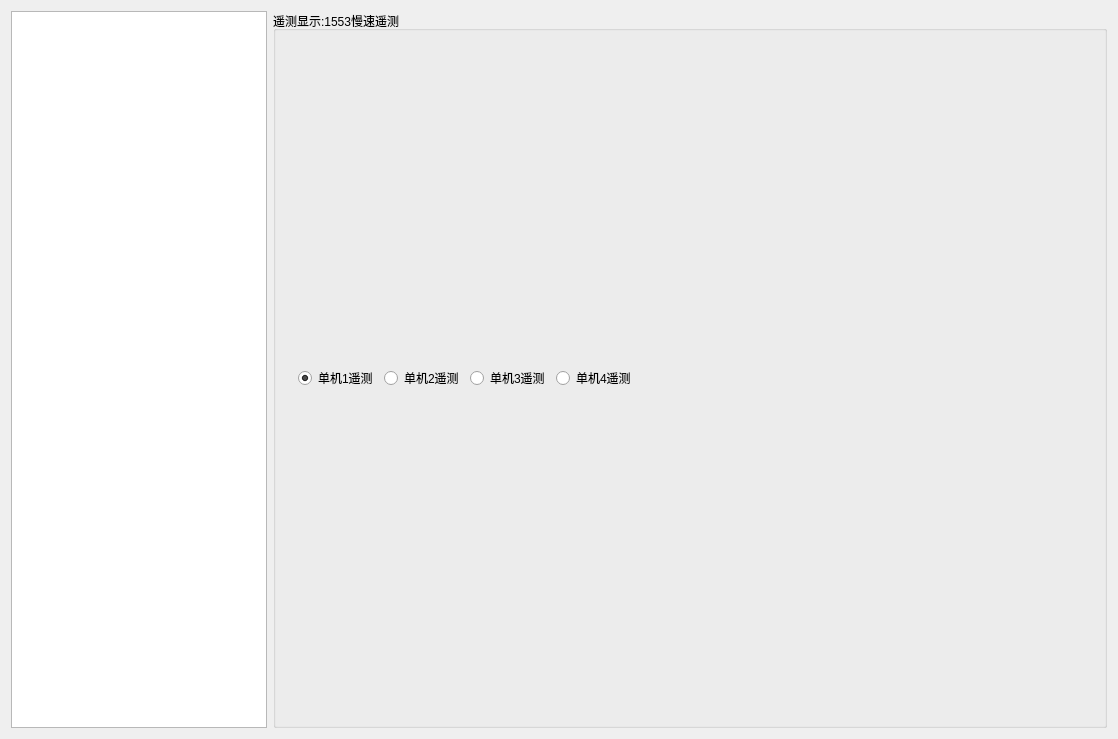
<?xml version="1.0" encoding="UTF-8"?>
<ui version="4.0">
 <class>YcView</class>
 <widget class="QWidget" name="YcView">
  <property name="geometry">
   <rect>
    <x>0</x>
    <y>0</y>
    <width>1118</width>
    <height>739</height>
   </rect>
  </property>
  <property name="sizePolicy">
   <sizepolicy hsizetype="Maximum" vsizetype="Maximum">
    <horstretch>0</horstretch>
    <verstretch>0</verstretch>
   </sizepolicy>
  </property>
  <property name="windowTitle">
   <string>Form</string>
  </property>
  <layout class="QHBoxLayout" name="horizontalLayout" stretch="0,5">
   <item>
    <widget class="QTreeView" name="m_yctree_list">
     <property name="maximumSize">
      <size>
       <width>16777215</width>
       <height>16777215</height>
      </size>
     </property>
    </widget>
   </item>
   <item>
    <widget class="QGroupBox" name="groupBox_ycname">
     <property name="sizePolicy">
      <sizepolicy hsizetype="Expanding" vsizetype="Expanding">
       <horstretch>0</horstretch>
       <verstretch>0</verstretch>
      </sizepolicy>
     </property>
     <property name="title">
      <string>遥测显示:1553慢速遥测</string>
     </property>
     <layout class="QGridLayout" name="gridLayout" rowstretch="0,20">
      <item row="0" column="0">
       <layout class="QHBoxLayout" name="horizontalLayout_2">
        <property name="sizeConstraint">
         <enum>QLayout::SetDefaultConstraint</enum>
        </property>
        <item>
         <widget class="QLabel" name="label">
          <property name="text">
           <string/>
          </property>
         </widget>
        </item>
        <item>
         <widget class="QRadioButton" name="radioButton_dj1YC">
          <property name="text">
           <string>单机1遥测</string>
          </property>
          <property name="checked">
           <bool>true</bool>
          </property>
         </widget>
        </item>
        <item>
         <widget class="QRadioButton" name="radioButton_dj2YC">
          <property name="text">
           <string>单机2遥测</string>
          </property>
         </widget>
        </item>
        <item>
         <widget class="QRadioButton" name="radioButton_dj3YC">
          <property name="text">
           <string>单机3遥测</string>
          </property>
         </widget>
        </item>
        <item>
         <widget class="QRadioButton" name="radioButton_dj4YC">
          <property name="text">
           <string>单机4遥测</string>
          </property>
         </widget>
        </item>
        <item>
         <spacer name="horizontalSpacer">
          <property name="orientation">
           <enum>Qt::Horizontal</enum>
          </property>
          <property name="sizeHint" stdset="0">
           <size>
            <width>40</width>
            <height>20</height>
           </size>
          </property>
         </spacer>
        </item>
       </layout>
      </item>
      <item row="1" column="0">
       <layout class="QVBoxLayout" name="verticalLayout_4"/>
      </item>
     </layout>
    </widget>
   </item>
  </layout>
 </widget>
 <resources/>
 <connections/>
</ui>
